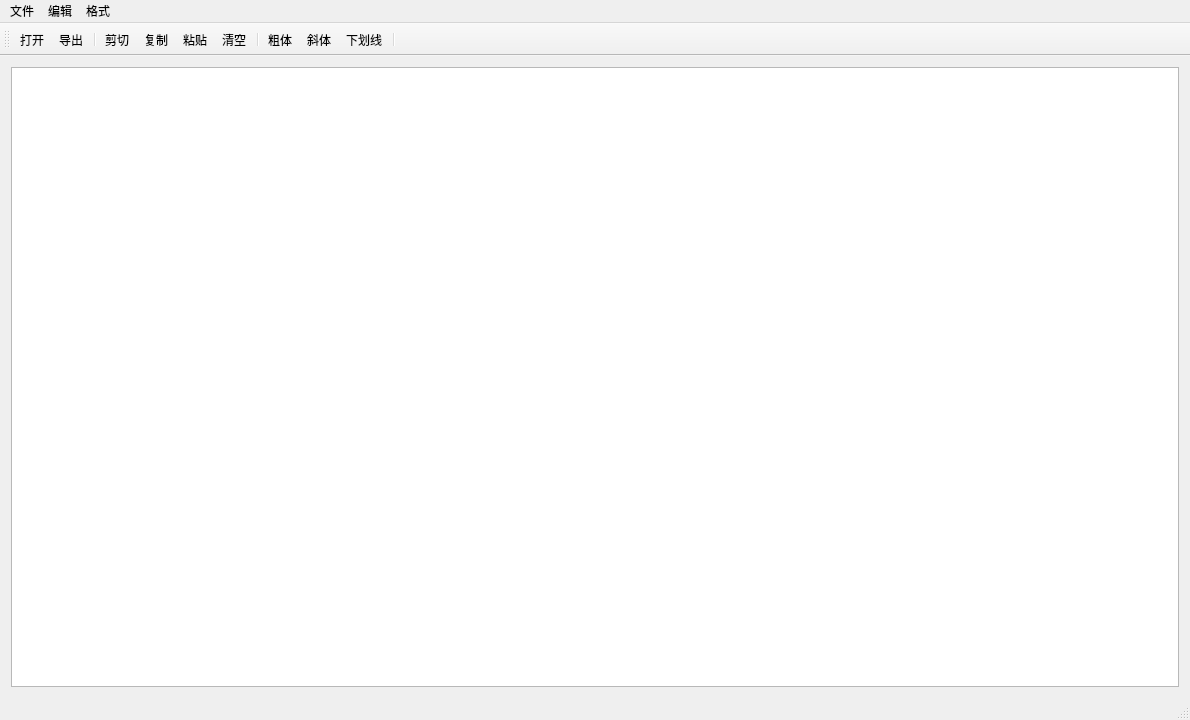
<?xml version="1.0" encoding="UTF-8"?>
<ui version="4.0">
 <class>MainWindow</class>
 <widget class="QMainWindow" name="MainWindow">
  <property name="geometry">
   <rect>
    <x>0</x>
    <y>0</y>
    <width>1190</width>
    <height>720</height>
   </rect>
  </property>
  <property name="minimumSize">
   <size>
    <width>960</width>
    <height>480</height>
   </size>
  </property>
  <property name="windowTitle">
   <string>MainWindow</string>
  </property>
  <widget class="QWidget" name="centralWidget">
   <layout class="QHBoxLayout" name="horizontalLayout">
    <item>
     <widget class="QTextEdit" name="textEdit">
      <property name="font">
       <font>
        <family>Microsoft JhengHei Light</family>
        <pointsize>9</pointsize>
       </font>
      </property>
     </widget>
    </item>
   </layout>
  </widget>
  <widget class="QMenuBar" name="menuBar">
   <property name="geometry">
    <rect>
     <x>0</x>
     <y>0</y>
     <width>1190</width>
     <height>26</height>
    </rect>
   </property>
   <widget class="QMenu" name="menu">
    <property name="title">
     <string>文件</string>
    </property>
    <addaction name="actNew"/>
    <addaction name="actOpen"/>
    <addaction name="actClose"/>
   </widget>
   <widget class="QMenu" name="menu_2">
    <property name="title">
     <string>编辑</string>
    </property>
    <addaction name="actCut"/>
    <addaction name="actCopy"/>
    <addaction name="actPaste"/>
    <addaction name="separator"/>
    <addaction name="actClear"/>
   </widget>
   <widget class="QMenu" name="menu_3">
    <property name="title">
     <string>格式</string>
    </property>
    <addaction name="actBold"/>
    <addaction name="actItalic"/>
    <addaction name="actUnderline"/>
   </widget>
   <addaction name="menu"/>
   <addaction name="menu_2"/>
   <addaction name="menu_3"/>
  </widget>
  <widget class="QToolBar" name="mainToolBar">
   <property name="font">
    <font>
     <family>Microsoft YaHei UI</family>
    </font>
   </property>
   <property name="iconSize">
    <size>
     <width>28</width>
     <height>28</height>
    </size>
   </property>
   <property name="toolButtonStyle">
    <enum>Qt::ToolButtonTextBesideIcon</enum>
   </property>
   <attribute name="toolBarArea">
    <enum>TopToolBarArea</enum>
   </attribute>
   <attribute name="toolBarBreak">
    <bool>false</bool>
   </attribute>
   <addaction name="actOpen"/>
   <addaction name="actNew"/>
   <addaction name="separator"/>
   <addaction name="actCut"/>
   <addaction name="actCopy"/>
   <addaction name="actPaste"/>
   <addaction name="actClear"/>
   <addaction name="separator"/>
   <addaction name="actBold"/>
   <addaction name="actItalic"/>
   <addaction name="actUnderline"/>
   <addaction name="separator"/>
  </widget>
  <widget class="QStatusBar" name="statusBar"/>
  <action name="actOpen">
   <property name="icon">
    <iconset resource="2-4_res.qrc">
     <normaloff>:/images/res/open_folder_128px.png</normaloff>:/images/res/open_folder_128px.png</iconset>
   </property>
   <property name="text">
    <string>打开</string>
   </property>
   <property name="toolTip">
    <string>打开文件</string>
   </property>
   <property name="shortcut">
    <string>Ctrl+O</string>
   </property>
  </action>
  <action name="actClose">
   <property name="icon">
    <iconset resource="2-4_res.qrc">
     <normaloff>:/images/res/exit_128px.png</normaloff>:/images/res/exit_128px.png</iconset>
   </property>
   <property name="text">
    <string>退出</string>
   </property>
   <property name="toolTip">
    <string>退出</string>
   </property>
  </action>
  <action name="actCopy">
   <property name="icon">
    <iconset resource="2-4_res.qrc">
     <normaloff>:/images/res/copy_128px.png</normaloff>:/images/res/copy_128px.png</iconset>
   </property>
   <property name="text">
    <string>复制</string>
   </property>
   <property name="toolTip">
    <string>复制</string>
   </property>
   <property name="shortcut">
    <string>Ctrl+C</string>
   </property>
  </action>
  <action name="actPaste">
   <property name="icon">
    <iconset resource="2-4_res.qrc">
     <normaloff>:/images/res/paste_128px.png</normaloff>:/images/res/paste_128px.png</iconset>
   </property>
   <property name="text">
    <string>粘贴</string>
   </property>
   <property name="toolTip">
    <string>粘贴</string>
   </property>
   <property name="shortcut">
    <string>Ctrl+V</string>
   </property>
  </action>
  <action name="actCut">
   <property name="icon">
    <iconset resource="2-4_res.qrc">
     <normaloff>:/images/res/cut_128px.png</normaloff>:/images/res/cut_128px.png</iconset>
   </property>
   <property name="text">
    <string>剪切</string>
   </property>
   <property name="toolTip">
    <string>剪切</string>
   </property>
   <property name="shortcut">
    <string>Ctrl+X</string>
   </property>
  </action>
  <action name="actNew">
   <property name="icon">
    <iconset resource="2-4_res.qrc">
     <normaloff>:/images/res/file_128px.png</normaloff>:/images/res/file_128px.png</iconset>
   </property>
   <property name="text">
    <string>导出</string>
   </property>
   <property name="toolTip">
    <string>导出</string>
   </property>
   <property name="shortcut">
    <string>Ctrl+N</string>
   </property>
  </action>
  <action name="actBold">
   <property name="checkable">
    <bool>true</bool>
   </property>
   <property name="icon">
    <iconset resource="2-4_res.qrc">
     <normaloff>:/images/res/bold_128px.png</normaloff>:/images/res/bold_128px.png</iconset>
   </property>
   <property name="text">
    <string>粗体</string>
   </property>
   <property name="toolTip">
    <string>粗体</string>
   </property>
  </action>
  <action name="actItalic">
   <property name="checkable">
    <bool>true</bool>
   </property>
   <property name="icon">
    <iconset resource="2-4_res.qrc">
     <normaloff>:/images/res/italic_128px.png</normaloff>:/images/res/italic_128px.png</iconset>
   </property>
   <property name="text">
    <string>斜体</string>
   </property>
   <property name="toolTip">
    <string>斜体</string>
   </property>
  </action>
  <action name="actUnderline">
   <property name="checkable">
    <bool>true</bool>
   </property>
   <property name="icon">
    <iconset resource="2-4_res.qrc">
     <normaloff>:/images/res/underline_128px.png</normaloff>:/images/res/underline_128px.png</iconset>
   </property>
   <property name="text">
    <string>下划线</string>
   </property>
   <property name="toolTip">
    <string>添加下划线</string>
   </property>
  </action>
  <action name="actClear">
   <property name="icon">
    <iconset resource="2-4_res.qrc">
     <normaloff>:/images/res/clear_128px.png</normaloff>:/images/res/clear_128px.png</iconset>
   </property>
   <property name="text">
    <string>清空</string>
   </property>
   <property name="toolTip">
    <string>清空内容</string>
   </property>
  </action>
  <action name="actFont">
   <property name="icon">
    <iconset resource="2-4_res.qrc">
     <normaloff>:/images/res/font_style_128px.png</normaloff>:/images/res/font_style_128px.png</iconset>
   </property>
   <property name="text">
    <string>字体</string>
   </property>
   <property name="toolTip">
    <string>字体设置</string>
   </property>
  </action>
 </widget>
 <layoutdefault spacing="6" margin="11"/>
 <resources>
  <include location="2-4_res.qrc"/>
 </resources>
 <connections>
  <connection>
   <sender>actCut</sender>
   <signal>triggered()</signal>
   <receiver>textEdit</receiver>
   <slot>cut()</slot>
   <hints>
    <hint type="sourcelabel">
     <x>-1</x>
     <y>-1</y>
    </hint>
    <hint type="destinationlabel">
     <x>639</x>
     <y>379</y>
    </hint>
   </hints>
  </connection>
  <connection>
   <sender>actCopy</sender>
   <signal>triggered()</signal>
   <receiver>textEdit</receiver>
   <slot>copy()</slot>
   <hints>
    <hint type="sourcelabel">
     <x>-1</x>
     <y>-1</y>
    </hint>
    <hint type="destinationlabel">
     <x>639</x>
     <y>379</y>
    </hint>
   </hints>
  </connection>
  <connection>
   <sender>actPaste</sender>
   <signal>triggered()</signal>
   <receiver>textEdit</receiver>
   <slot>paste()</slot>
   <hints>
    <hint type="sourcelabel">
     <x>-1</x>
     <y>-1</y>
    </hint>
    <hint type="destinationlabel">
     <x>639</x>
     <y>379</y>
    </hint>
   </hints>
  </connection>
  <connection>
   <sender>actClear</sender>
   <signal>triggered()</signal>
   <receiver>textEdit</receiver>
   <slot>clear()</slot>
   <hints>
    <hint type="sourcelabel">
     <x>-1</x>
     <y>-1</y>
    </hint>
    <hint type="destinationlabel">
     <x>639</x>
     <y>379</y>
    </hint>
   </hints>
  </connection>
  <connection>
   <sender>actClose</sender>
   <signal>triggered()</signal>
   <receiver>MainWindow</receiver>
   <slot>close()</slot>
   <hints>
    <hint type="sourcelabel">
     <x>-1</x>
     <y>-1</y>
    </hint>
    <hint type="destinationlabel">
     <x>639</x>
     <y>359</y>
    </hint>
   </hints>
  </connection>
 </connections>
</ui>
